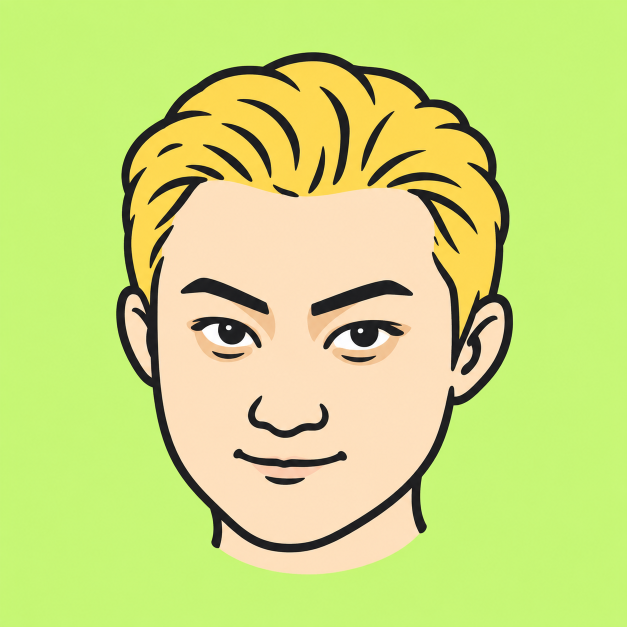
#> input picture artwork/jibo-blond-master.png, 1254 x 1254 px (shown at 1/2 size)
$ python build_icons.py
#> lines starting #> are read from the running program, lines starting #| are printed output that depends on the picture
#!/usr/bin/env python3
"""Package the approved blond-avatar artwork as web and Android launcher assets.

This performs deterministic resizing and canvas placement only. It does not redraw
the artwork or regenerate exercise illustrations. Requires Pillow at build time.
Android's 108dp canvas reserves its central 66dp for the uncut avatar.
"""
from pathlib import Path
import argparse
import hashlib
import json
from statistics import median

try:
    from PIL import Image, ImageDraw
except ImportError as error:
    raise SystemExit('Pillow is required to package icons; no assets were changed.') from error

ROOT = Path(__file__).resolve().parents[1]
parser = argparse.ArgumentParser(description=__doc__)
parser.add_argument('--source', type=Path, default=ROOT/'artwork/jibo-blond-master.png')
parser.add_argument('--preview-dir', type=Path, help='Optional local mask previews and dimension/hash evidence')
args = parser.parse_args()
source = Image.open(args.source).convert('RGBA')
if source.width != source.height or source.width < 512:
    raise SystemExit('Expected approved square artwork at least 512 pixels wide.')

# Use the surrounding art's own green so the new padding meets its original edge.
rgb = source.convert('RGB')
#> rgb is the input picture: PIL image 1254x1254 RGB; mean R, G, B 203.3, 221.3, 123.7
edge = []
for n in range(0, source.width, max(1, source.width // 64)):
    edge.extend([rgb.getpixel((n, 0)), rgb.getpixel((n, source.height-1)),
                 rgb.getpixel((0, n)), rgb.getpixel((source.width-1, n))])
#> after the loop, edge = 264 items, first 6: (198, 241, 124), (197, 239, 125), (198, 241, 124), (196, 242, 120), (199, 246, 122), (196, 246, 118)
background = tuple(round(median(p[c] for p in edge)) for c in range(3))
#> background = (197, 246, 119)
flat = Image.new('RGBA', source.size, background+(255,))
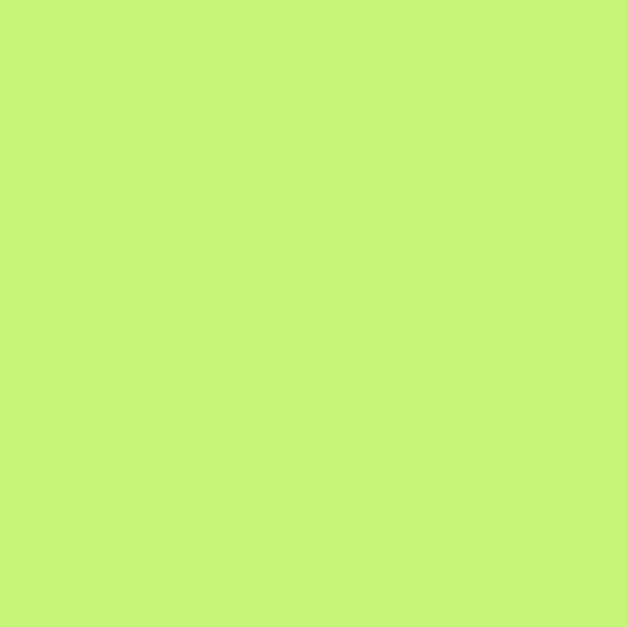
#> flat: PIL image 1254x1254 RGBA (shown at 1/2 size); mean R, G, B, A 197, 246, 119, 255
flat.alpha_composite(source)
resample = Image.Resampling.LANCZOS
assets = ROOT/'web/assets'
drawables = ROOT/'android/app/src/main/res/drawable-nodpi'
drawables.mkdir(parents=True, exist_ok=True)
written = []

def save(image, destination):
    image.save(destination, format='PNG', optimize=True)
    written.append({'path': destination.relative_to(ROOT).as_posix(),
                    'width': image.width, 'height': image.height,
                    'sha256': hashlib.sha256(destination.read_bytes()).hexdigest()})

for size in (192, 512):
    save(flat.resize((size, size), resample).convert('RGB'), assets/f'icon-{size}.png')
#> this loop made 2 passes
#> pass 1, in save, `image.save(destination, format='PNG', optimize=True)`:
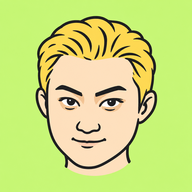
#> saved as icon-192.png: PIL image 192x192 RGB; mean R, G, B 202.9, 221.2, 123.7
#> pass 2, in save (call 2), `image.save(destination, format='PNG', optimize=True)`:
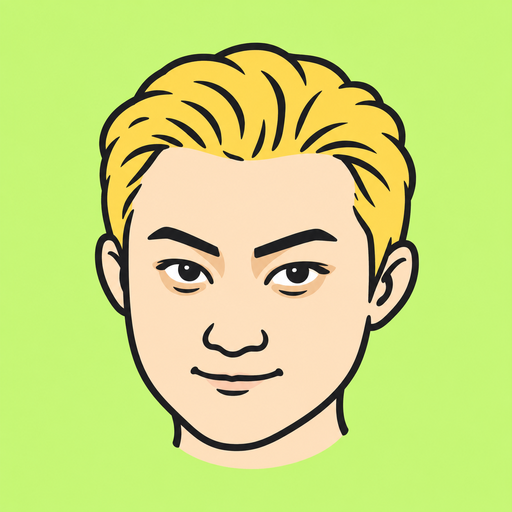
#> saved as icon-512.png: PIL image 512x512 RGB; mean R, G, B 203.2, 221.3, 123.7

# Extra breathing room for web launchers that apply a mask to installed PWA icons.
maskable = Image.new('RGBA', (512, 512), background+(255,))
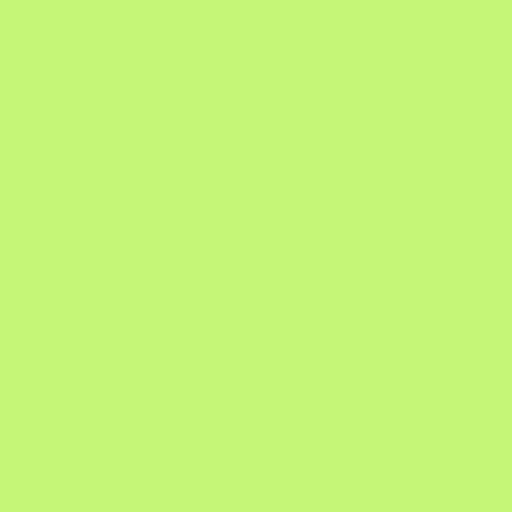
#> maskable: PIL image 512x512 RGBA; mean R, G, B, A 197, 246, 119, 255
maskable.alpha_composite(flat.resize((400, 400), resample), (56, 56))
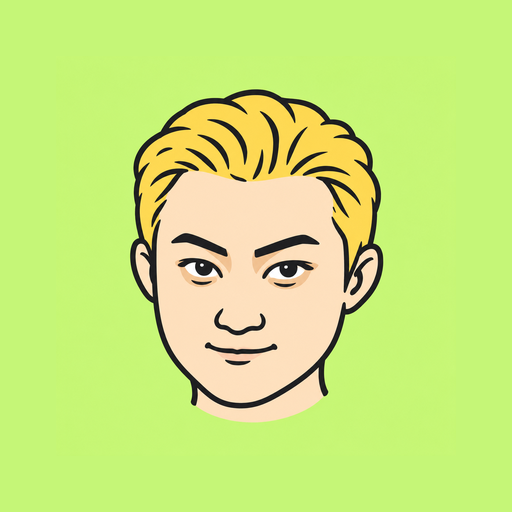
#> maskable: PIL image 512x512 RGBA; mean R, G, B, A 200.8, 230.9, 121.9, 255
save(maskable.convert('RGB'), assets/'icon-maskable-512.png')
save(flat.resize((512, 512), resample).convert('RGB'), drawables/'ic_launcher_avatar.png')

# 4 pixels per dp: outer canvas 108dp, approved artwork entirely inside 66dp.
foreground = Image.new('RGBA', (432, 432))
#> foreground: PIL image 432x432 RGBA; every value is 0
foreground.alpha_composite(flat.resize((264, 264), resample), (84, 84))
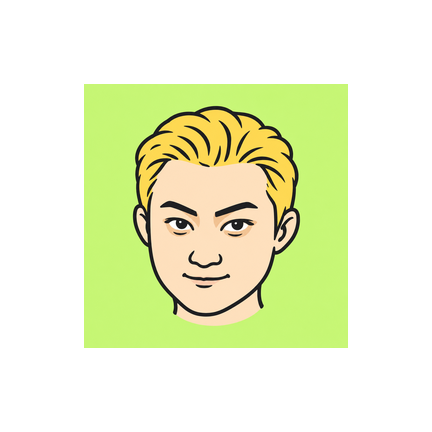
#> foreground: PIL image 432x432 RGBA; mean R, G, B, A 75.8, 82.6, 46.2, 95.2; transparent parts drawn white
save(foreground, drawables/'ic_launcher_foreground_bitmap.png')
color = '#'+''.join(f'{channel:02x}' for channel in background)
(ROOT/'android/app/src/main/res/values/colors.xml').write_text(
    '<resources><color name="launcher_background">'+color+'</color></resources>\n', encoding='utf-8')

if args.preview_dir:
    args.preview_dir.mkdir(parents=True, exist_ok=True)
    composite = Image.new('RGBA', (432, 432), background+(255,))
    composite.alpha_composite(foreground)
    # Launcher mask viewport covers the central 72dp of the 108dp layer canvas.
    visible = composite.crop((72, 72, 360, 360))
    for shape in ('circle', 'rounded-square'):
        mask = Image.new('L', visible.size)
        draw = ImageDraw.Draw(mask)
        if shape == 'circle':
            draw.ellipse((0, 0, 287, 287), fill=255)
        else:
            draw.rounded_rectangle((0, 0, 287, 287), radius=64, fill=255)
        preview = visible.copy()
        preview.putalpha(mask)
        preview.save(args.preview_dir/f'android-icon-{shape}.png')
    report = {'source': str(args.source.relative_to(ROOT)), 'sourcePixels': list(source.size),
              'sourceSha256': hashlib.sha256(args.source.read_bytes()).hexdigest(),
              'background': color, 'androidCanvasDp': 108, 'androidSafeAreaDp': 66,
              'avatarCanvasBoundsPx': [84, 84, 348, 348], 'outputs': written,
              'verificationLimit': 'Deterministic mask previews, not a real Android launcher.'}
    (args.preview_dir/'icon-verification.json').write_text(json.dumps(report, indent=2)+'\n', encoding='utf-8')
print(json.dumps({'background': color, 'outputs': written}, indent=2))
#> (printed output is left out)
